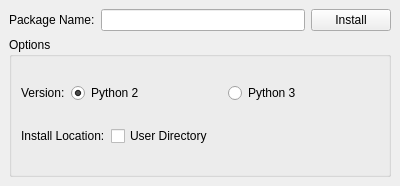
<?xml version="1.0" encoding="UTF-8"?>
<ui version="4.0">
 <class>QuickInstall</class>
 <widget class="QDockWidget" name="QuickInstall">
  <property name="geometry">
   <rect>
    <x>0</x>
    <y>0</y>
    <width>400</width>
    <height>186</height>
   </rect>
  </property>
  <property name="windowTitle">
   <string>Quick Install</string>
  </property>
  <widget class="QWidget" name="dockWidgetContents">
   <layout class="QVBoxLayout" name="verticalLayout">
    <item>
     <layout class="QHBoxLayout" name="layout_package_name">
      <item>
       <widget class="QLabel" name="package_name_label">
        <property name="sizePolicy">
         <sizepolicy hsizetype="Maximum" vsizetype="Preferred">
          <horstretch>0</horstretch>
          <verstretch>0</verstretch>
         </sizepolicy>
        </property>
        <property name="text">
         <string>Package Name:</string>
        </property>
       </widget>
      </item>
      <item>
       <widget class="QLineEdit" name="package_name_entry"/>
      </item>
      <item>
       <widget class="QPushButton" name="install_button">
        <property name="sizePolicy">
         <sizepolicy hsizetype="Maximum" vsizetype="Fixed">
          <horstretch>0</horstretch>
          <verstretch>0</verstretch>
         </sizepolicy>
        </property>
        <property name="text">
         <string>Install</string>
        </property>
       </widget>
      </item>
     </layout>
    </item>
    <item>
     <widget class="QGroupBox" name="options_group_box">
      <property name="title">
       <string>Options</string>
      </property>
      <layout class="QVBoxLayout" name="verticalLayout_2">
       <item>
        <layout class="QHBoxLayout" name="version_layout">
         <item>
          <widget class="QLabel" name="label_python_version">
           <property name="sizePolicy">
            <sizepolicy hsizetype="Maximum" vsizetype="Preferred">
             <horstretch>0</horstretch>
             <verstretch>0</verstretch>
            </sizepolicy>
           </property>
           <property name="text">
            <string>Version:</string>
           </property>
          </widget>
         </item>
         <item>
          <widget class="QRadioButton" name="radio_python_2">
           <property name="text">
            <string>Python 2</string>
           </property>
           <property name="checked">
            <bool>true</bool>
           </property>
          </widget>
         </item>
         <item>
          <widget class="QRadioButton" name="radio_python_3">
           <property name="text">
            <string>Python 3</string>
           </property>
          </widget>
         </item>
        </layout>
       </item>
       <item>
        <layout class="QHBoxLayout" name="location_layout">
         <item>
          <widget class="QLabel" name="label">
           <property name="sizePolicy">
            <sizepolicy hsizetype="Maximum" vsizetype="Preferred">
             <horstretch>0</horstretch>
             <verstretch>0</verstretch>
            </sizepolicy>
           </property>
           <property name="text">
            <string>Install Location:</string>
           </property>
          </widget>
         </item>
         <item>
          <widget class="QCheckBox" name="user_dir_check">
           <property name="text">
            <string>User Directory</string>
           </property>
          </widget>
         </item>
        </layout>
       </item>
      </layout>
     </widget>
    </item>
   </layout>
  </widget>
 </widget>
 <layoutdefault spacing="6" margin="9"/>
 <resources/>
 <connections/>
</ui>
